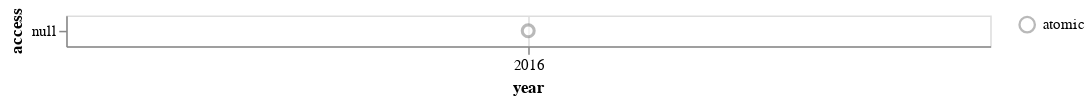

Notebook code for this chart:
### Code cell
third_chart

### Figure 1 — Vega-Lite specification as saved in the notebook (floating-point values rounded to 4 significant figures)
{"config": {"view": {"continuousWidth": 400, "continuousHeight": 300}}, "data": {"name": "data-56797cbe1e90c5b6856a929c250d4027"}, "mark": {"type": "circle", "fill": "white", "size": 60, "stroke": "gray"}, "encoding": {"opacity": {"type": "nominal", "field": "type", "legend": {"title": ""}}, "x": {"type": "temporal", "field": "year"}, "y": {"type": "nominal", "field": "access"}}, "transform": [{"filter": "datum.type == \"atomic\""}], "width": 600, "$schema": "https://vega.github.io/schema/vega-lite/v4.8.1.json", "datasets": {"data-56797cbe1e90c5b6856a929c250d4027": [{"year": "1932-01-01T00:00:00", "name": "Drum memory", "type": "magnetic", "usage": "1960s", "capacity": 62500, "lifespan": null, "access": 0.0}, {"year": "1946-01-01T00:00:00", "name": "Williams-Kilburn Tube", "type": "cathode ray tube", "usage": "1955", "capacity": 1000, "lifespan": null, "access": 1.0}, {"year": "1949-01-01T00:00:00", "name": "Magnetic-core memory", "type": "magnetic", "usage": "1970s", "capacity": 100000, "lifespan": null, "access": 1.0}, {"year": "1952-01-01T00:00:00", "name": "Magnetic Band (Tape)", "type": "magnetic", "usage": "today", "capacity": 1000000, "lifespan": null, "access": 0.0}, {"year": "1956-01-01T00:00:00", "name": "Hard Disk Drive", "type": "magnetic", "usage": "today", "capacity": 2000000000000, "lifespan": null, "access": 1.0}, {"year": "1960-01-01T00:00:00", "name": "Magnetic stripe card", "type": "magnetic", "usage": null, "capacity": 200, "lifespan": "3", "access": 0.0}, {"year": "1969-01-01T00:00:00", "name": "Floppy Disk", "type": "magnetic", "usage": "1990s", "capacity": 1440000, "lifespan": "5--30", "access": 1.0}, {"year": "1970-01-01T00:00:00", "name": "Bubble Memory", "type": "magnetic", "usage": "1980s", "capacity": 125000, "lifespan": null, "access": 0.0}, {"year": "1978-01-01T00:00:00", "name": "LaserDisc (LD)/Discovision (DV)", "type": "optical", "usage": "2001", "capacity": 324000000, "lifespan": null, "access": 1.0}, {"year": "1979-01-01T00:00:00", "name": "Solid-State-Drive (SSD)", "type": "electronic", "usage": "today", "capacity": 5000000000000, "lifespan": "~10", "access": 1.0}, {"year": "1981-01-01T00:00:00", "name": "Compact Disc (CD)", "type": "optical", "usage": "today", "capacity": 700000000, "lifespan": "25", "access": 1.0}, {"year": "1987-01-01T00:00:00", "name": "Digital Audio Tape (DAT)", "type": "electro-mechanical", "usage": "2005", "capacity": 256000, "lifespan": "30", "access": 0.0}, {"year": "1991-01-01T00:00:00", "name": "Mini-Disc", "type": "magneto-optical", "usage": "2001", "capacity": 140000000, "lifespan": "30-40", "access": 1.0}, {"year": "1992-01-01T00:00:00", "name": "Digital Compact Cassette (DCC)", "type": "magnetic", "usage": "1996", "capacity": 250000000, "lifespan": "30", "access": 0.0}, {"year": "1994-01-01T00:00:00", "name": "Zip Drive", "type": "magnetic", "usage": "1990s", "capacity": 95370000, "lifespan": "5-10", "access": 1.0}, {"year": "1995-01-01T00:00:00", "name": "CompactFlash (CF)", "type": "electronic", "usage": "today", "capacity": 256000000000, "lifespan": "70-80", "access": 1.0}, {"year": "1995-01-01T00:00:00", "name": "Digital Versatile Disc (DVD)", "type": "optical", "usage": "today", "capacity": 4500000000, "lifespan": "25", "access": 1.0}, {"year": "2000-01-01T00:00:00", "name": "USB Flash Disk", "type": "electronic", "usage": "today", "capacity": 2000000000000, "lifespan": "10", "access": 1.0}, {"year": "2001-01-01T00:00:00", "name": "Secure Digital (SD) card", "type": "electronic", "usage": "today", "capacity": 128000000000000, "lifespan": "10", "access": 1.0}, {"year": "2002-01-01T00:00:00", "name": "Blu-ray Disc (BD)", "type": "optical", "usage": "2019", "capacity": 128000000000, "lifespan": "100-150", "access": 1.0}, {"year": "2004-01-01T00:00:00", "name": "Holographic Versatile Disc (HVD)", "type": "optical", "usage": "today", "capacity": 3900000000, "lifespan": "3", "access": 1.0}, {"year": "2009-01-01T00:00:00", "name": "Millennial Disc (M-DISC)", "type": "optical", "usage": "2016", "capacity": 100000000000, "lifespan": "1000", "access": 1.0}, {"year": "2016-01-01T00:00:00", "name": "Chlorine Atomic memory", "type": "atomic", "usage": "today", "capacity": 1000, "lifespan": "U", "access": null}, {"year": "2019-01-01T00:00:00", "name": "DNA", "type": "molecular", "usage": "today", "capacity": 215000000000000000, "lifespan": "500", "access": 0.0}, {"year": "2020-01-01T00:00:00", "name": "Metabolites", "type": "molecular", "usage": "today", "capacity": 70000, "lifespan": null, "access": 0.0}]}}
